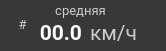
     <widget class="QFrame" name="f_avg_speed">
      <property name="geometry">
       <rect>
        <x>20</x>
        <y>200</y>
        <width>166</width>
        <height>51</height>
       </rect>
      </property>
      <property name="minimumSize">
       <size>
        <width>166</width>
        <height>51</height>
       </size>
      </property>
      <property name="maximumSize">
       <size>
        <width>166</width>
        <height>51</height>
       </size>
      </property>
      <property name="styleSheet">
       <string notr="true">background-color: #383838;
border-radius: 20px;</string>
      </property>
      <property name="frameShape">
       <enum>QFrame::StyledPanel</enum>
      </property>
      <property name="frameShadow">
       <enum>QFrame::Raised</enum>
      </property>
      <widget class="QLabel" name="stat_avg_speed">
       <property name="geometry">
        <rect>
         <x>40</x>
         <y>20</y>
         <width>42</width>
         <height>25</height>
        </rect>
       </property>
       <property name="minimumSize">
        <size>
         <width>42</width>
         <height>25</height>
        </size>
       </property>
       <property name="maximumSize">
        <size>
         <width>42</width>
         <height>25</height>
        </size>
       </property>
       <property name="palette">
        <palette>
         <active>
          <colorrole role="WindowText">
           <brush brushstyle="SolidPattern">
            <color alpha="255">
             <red>255</red>
             <green>255</green>
             <blue>255</blue>
            </color>
           </brush>
          </colorrole>
          <colorrole role="Button">
           <brush brushstyle="SolidPattern">
            <color alpha="255">
             <red>56</red>
             <green>56</green>
             <blue>56</blue>
            </color>
           </brush>
          </colorrole>
          <colorrole role="Text">
           <brush brushstyle="SolidPattern">
            <color alpha="255">
             <red>255</red>
             <green>255</green>
             <blue>255</blue>
            </color>
           </brush>
          </colorrole>
          <colorrole role="ButtonText">
           <brush brushstyle="SolidPattern">
            <color alpha="255">
             <red>255</red>
             <green>255</green>
             <blue>255</blue>
            </color>
           </brush>
          </colorrole>
          <colorrole role="Base">
           <brush brushstyle="SolidPattern">
            <color alpha="255">
             <red>56</red>
             <green>56</green>
             <blue>56</blue>
            </color>
           </brush>
          </colorrole>
          <colorrole role="Window">
           <brush brushstyle="SolidPattern">
            <color alpha="255">
             <red>56</red>
             <green>56</green>
             <blue>56</blue>
            </color>
           </brush>
          </colorrole>
         </active>
         <inactive>
          <colorrole role="WindowText">
           <brush brushstyle="SolidPattern">
            <color alpha="255">
             <red>255</red>
             <green>255</green>
             <blue>255</blue>
            </color>
           </brush>
          </colorrole>
          <colorrole role="Button">
           <brush brushstyle="SolidPattern">
            <color alpha="255">
             <red>56</red>
             <green>56</green>
             <blue>56</blue>
            </color>
           </brush>
          </colorrole>
          <colorrole role="Text">
           <brush brushstyle="SolidPattern">
            <color alpha="255">
             <red>255</red>
             <green>255</green>
             <blue>255</blue>
            </color>
           </brush>
          </colorrole>
          <colorrole role="ButtonText">
           <brush brushstyle="SolidPattern">
            <color alpha="255">
             <red>255</red>
             <green>255</green>
             <blue>255</blue>
            </color>
           </brush>
          </colorrole>
          <colorrole role="Base">
           <brush brushstyle="SolidPattern">
            <color alpha="255">
             <red>56</red>
             <green>56</green>
             <blue>56</blue>
            </color>
           </brush>
          </colorrole>
          <colorrole role="Window">
           <brush brushstyle="SolidPattern">
            <color alpha="255">
             <red>56</red>
             <green>56</green>
             <blue>56</blue>
            </color>
           </brush>
          </colorrole>
         </inactive>
         <disabled>
          <colorrole role="WindowText">
           <brush brushstyle="SolidPattern">
            <color alpha="255">
             <red>255</red>
             <green>255</green>
             <blue>255</blue>
            </color>
           </brush>
          </colorrole>
          <colorrole role="Button">
           <brush brushstyle="SolidPattern">
            <color alpha="255">
             <red>56</red>
             <green>56</green>
             <blue>56</blue>
            </color>
           </brush>
          </colorrole>
          <colorrole role="Text">
           <brush brushstyle="SolidPattern">
            <color alpha="255">
             <red>255</red>
             <green>255</green>
             <blue>255</blue>
            </color>
           </brush>
          </colorrole>
          <colorrole role="ButtonText">
           <brush brushstyle="SolidPattern">
            <color alpha="255">
             <red>255</red>
             <green>255</green>
             <blue>255</blue>
            </color>
           </brush>
          </colorrole>
          <colorrole role="Base">
           <brush brushstyle="SolidPattern">
            <color alpha="255">
             <red>56</red>
             <green>56</green>
             <blue>56</blue>
            </color>
           </brush>
          </colorrole>
          <colorrole role="Window">
           <brush brushstyle="SolidPattern">
            <color alpha="255">
             <red>56</red>
             <green>56</green>
             <blue>56</blue>
            </color>
           </brush>
          </colorrole>
         </disabled>
        </palette>
       </property>
       <property name="font">
        <font>
         <family>Roboto</family>
         <pointsize>16</pointsize>
         <weight>75</weight>
         <bold>true</bold>
        </font>
       </property>
       <property name="styleSheet">
        <string notr="true">color: rgb(255, 255, 255);</string>
       </property>
       <property name="text">
        <string>00.0</string>
       </property>
       <property name="alignment">
        <set>Qt::AlignRight|Qt::AlignTrailing|Qt::AlignVCenter</set>
       </property>
      </widget>
      <widget class="QLabel" name="stat_avg_speed_icon">
       <property name="geometry">
        <rect>
         <x>10</x>
         <y>12</y>
         <width>25</width>
         <height>25</height>
        </rect>
       </property>
       <property name="palette">
        <palette>
         <active>
          <colorrole role="WindowText">
           <brush brushstyle="SolidPattern">
            <color alpha="255">
             <red>204</red>
             <green>204</green>
             <blue>204</blue>
            </color>
           </brush>
          </colorrole>
          <colorrole role="Button">
           <brush brushstyle="SolidPattern">
            <color alpha="255">
             <red>56</red>
             <green>56</green>
             <blue>56</blue>
            </color>
           </brush>
          </colorrole>
          <colorrole role="Text">
           <brush brushstyle="SolidPattern">
            <color alpha="255">
             <red>204</red>
             <green>204</green>
             <blue>204</blue>
            </color>
           </brush>
          </colorrole>
          <colorrole role="ButtonText">
           <brush brushstyle="SolidPattern">
            <color alpha="255">
             <red>204</red>
             <green>204</green>
             <blue>204</blue>
            </color>
           </brush>
          </colorrole>
          <colorrole role="Base">
           <brush brushstyle="SolidPattern">
            <color alpha="255">
             <red>56</red>
             <green>56</green>
             <blue>56</blue>
            </color>
           </brush>
          </colorrole>
          <colorrole role="Window">
           <brush brushstyle="SolidPattern">
            <color alpha="255">
             <red>56</red>
             <green>56</green>
             <blue>56</blue>
            </color>
           </brush>
          </colorrole>
         </active>
         <inactive>
          <colorrole role="WindowText">
           <brush brushstyle="SolidPattern">
            <color alpha="255">
             <red>204</red>
             <green>204</green>
             <blue>204</blue>
            </color>
           </brush>
          </colorrole>
          <colorrole role="Button">
           <brush brushstyle="SolidPattern">
            <color alpha="255">
             <red>56</red>
             <green>56</green>
             <blue>56</blue>
            </color>
           </brush>
          </colorrole>
          <colorrole role="Text">
           <brush brushstyle="SolidPattern">
            <color alpha="255">
             <red>204</red>
             <green>204</green>
             <blue>204</blue>
            </color>
           </brush>
          </colorrole>
          <colorrole role="ButtonText">
           <brush brushstyle="SolidPattern">
            <color alpha="255">
             <red>204</red>
             <green>204</green>
             <blue>204</blue>
            </color>
           </brush>
          </colorrole>
          <colorrole role="Base">
           <brush brushstyle="SolidPattern">
            <color alpha="255">
             <red>56</red>
             <green>56</green>
             <blue>56</blue>
            </color>
           </brush>
          </colorrole>
          <colorrole role="Window">
           <brush brushstyle="SolidPattern">
            <color alpha="255">
             <red>56</red>
             <green>56</green>
             <blue>56</blue>
            </color>
           </brush>
          </colorrole>
         </inactive>
         <disabled>
          <colorrole role="WindowText">
           <brush brushstyle="SolidPattern">
            <color alpha="255">
             <red>204</red>
             <green>204</green>
             <blue>204</blue>
            </color>
           </brush>
          </colorrole>
          <colorrole role="Button">
           <brush brushstyle="SolidPattern">
            <color alpha="255">
             <red>56</red>
             <green>56</green>
             <blue>56</blue>
            </color>
           </brush>
          </colorrole>
          <colorrole role="Text">
           <brush brushstyle="SolidPattern">
            <color alpha="255">
             <red>204</red>
             <green>204</green>
             <blue>204</blue>
            </color>
           </brush>
          </colorrole>
          <colorrole role="ButtonText">
           <brush brushstyle="SolidPattern">
            <color alpha="255">
             <red>204</red>
             <green>204</green>
             <blue>204</blue>
            </color>
           </brush>
          </colorrole>
          <colorrole role="Base">
           <brush brushstyle="SolidPattern">
            <color alpha="255">
             <red>56</red>
             <green>56</green>
             <blue>56</blue>
            </color>
           </brush>
          </colorrole>
          <colorrole role="Window">
           <brush brushstyle="SolidPattern">
            <color alpha="255">
             <red>56</red>
             <green>56</green>
             <blue>56</blue>
            </color>
           </brush>
          </colorrole>
         </disabled>
        </palette>
       </property>
       <property name="font">
        <font>
         <family>Roboto</family>
         <pointsize>10</pointsize>
        </font>
       </property>
       <property name="styleSheet">
        <string notr="true">color: #CCCCCC;</string>
       </property>
       <property name="text">
        <string>#</string>
       </property>
       <property name="alignment">
        <set>Qt::AlignCenter</set>
       </property>
      </widget>
      <widget class="QLabel" name="stat_avg_speed_unit">
       <property name="geometry">
        <rect>
         <x>90</x>
         <y>20</y>
         <width>70</width>
         <height>25</height>
        </rect>
       </property>
       <property name="minimumSize">
        <size>
         <width>70</width>
         <height>0</height>
        </size>
       </property>
       <property name="maximumSize">
        <size>
         <width>70</width>
         <height>16777215</height>
        </size>
       </property>
       <property name="palette">
        <palette>
         <active>
          <colorrole role="WindowText">
           <brush brushstyle="SolidPattern">
            <color alpha="255">
             <red>204</red>
             <green>204</green>
             <blue>204</blue>
            </color>
           </brush>
          </colorrole>
          <colorrole role="Button">
           <brush brushstyle="SolidPattern">
            <color alpha="255">
             <red>56</red>
             <green>56</green>
             <blue>56</blue>
            </color>
           </brush>
          </colorrole>
          <colorrole role="Text">
           <brush brushstyle="SolidPattern">
            <color alpha="255">
             <red>204</red>
             <green>204</green>
             <blue>204</blue>
            </color>
           </brush>
          </colorrole>
          <colorrole role="ButtonText">
           <brush brushstyle="SolidPattern">
            <color alpha="255">
             <red>204</red>
             <green>204</green>
             <blue>204</blue>
            </color>
           </brush>
          </colorrole>
          <colorrole role="Base">
           <brush brushstyle="SolidPattern">
            <color alpha="255">
             <red>56</red>
             <green>56</green>
             <blue>56</blue>
            </color>
           </brush>
          </colorrole>
          <colorrole role="Window">
           <brush brushstyle="SolidPattern">
            <color alpha="255">
             <red>56</red>
             <green>56</green>
             <blue>56</blue>
            </color>
           </brush>
          </colorrole>
         </active>
         <inactive>
          <colorrole role="WindowText">
           <brush brushstyle="SolidPattern">
            <color alpha="255">
             <red>204</red>
             <green>204</green>
             <blue>204</blue>
            </color>
           </brush>
          </colorrole>
          <colorrole role="Button">
           <brush brushstyle="SolidPattern">
            <color alpha="255">
             <red>56</red>
             <green>56</green>
             <blue>56</blue>
            </color>
           </brush>
          </colorrole>
          <colorrole role="Text">
           <brush brushstyle="SolidPattern">
            <color alpha="255">
             <red>204</red>
             <green>204</green>
             <blue>204</blue>
            </color>
           </brush>
          </colorrole>
          <colorrole role="ButtonText">
           <brush brushstyle="SolidPattern">
            <color alpha="255">
             <red>204</red>
             <green>204</green>
             <blue>204</blue>
            </color>
           </brush>
          </colorrole>
          <colorrole role="Base">
           <brush brushstyle="SolidPattern">
            <color alpha="255">
             <red>56</red>
             <green>56</green>
             <blue>56</blue>
            </color>
           </brush>
          </colorrole>
          <colorrole role="Window">
           <brush brushstyle="SolidPattern">
            <color alpha="255">
             <red>56</red>
             <green>56</green>
             <blue>56</blue>
            </color>
           </brush>
          </colorrole>
         </inactive>
         <disabled>
          <colorrole role="WindowText">
           <brush brushstyle="SolidPattern">
            <color alpha="255">
             <red>204</red>
             <green>204</green>
             <blue>204</blue>
            </color>
           </brush>
          </colorrole>
          <colorrole role="Button">
           <brush brushstyle="SolidPattern">
            <color alpha="255">
             <red>56</red>
             <green>56</green>
             <blue>56</blue>
            </color>
           </brush>
          </colorrole>
          <colorrole role="Text">
           <brush brushstyle="SolidPattern">
            <color alpha="255">
             <red>204</red>
             <green>204</green>
             <blue>204</blue>
            </color>
           </brush>
          </colorrole>
          <colorrole role="ButtonText">
           <brush brushstyle="SolidPattern">
            <color alpha="255">
             <red>204</red>
             <green>204</green>
             <blue>204</blue>
            </color>
           </brush>
          </colorrole>
          <colorrole role="Base">
           <brush brushstyle="SolidPattern">
            <color alpha="255">
             <red>56</red>
             <green>56</green>
             <blue>56</blue>
            </color>
           </brush>
          </colorrole>
          <colorrole role="Window">
           <brush brushstyle="SolidPattern">
            <color alpha="255">
             <red>56</red>
             <green>56</green>
             <blue>56</blue>
            </color>
           </brush>
          </colorrole>
         </disabled>
        </palette>
       </property>
       <property name="font">
        <font>
         <family>Roboto</family>
         <pointsize>16</pointsize>
        </font>
       </property>
       <property name="styleSheet">
        <string notr="true">color: #CCCCCC;</string>
       </property>
       <property name="text">
        <string>км/ч</string>
       </property>
       <property name="alignment">
        <set>Qt::AlignLeading|Qt::AlignLeft|Qt::AlignVCenter</set>
       </property>
      </widget>
      <widget class="QLabel" name="stat_avg_speed_text">
       <property name="geometry">
        <rect>
         <x>50</x>
         <y>0</y>
         <width>61</width>
         <height>20</height>
        </rect>
       </property>
       <property name="minimumSize">
        <size>
         <width>61</width>
         <height>0</height>
        </size>
       </property>
       <property name="maximumSize">
        <size>
         <width>61</width>
         <height>16777215</height>
        </size>
       </property>
       <property name="palette">
        <palette>
         <active>
          <colorrole role="WindowText">
           <brush brushstyle="SolidPattern">
            <color alpha="255">
             <red>204</red>
             <green>204</green>
             <blue>204</blue>
            </color>
           </brush>
          </colorrole>
          <colorrole role="Button">
           <brush brushstyle="SolidPattern">
            <color alpha="255">
             <red>56</red>
             <green>56</green>
             <blue>56</blue>
            </color>
           </brush>
          </colorrole>
          <colorrole role="Text">
           <brush brushstyle="SolidPattern">
            <color alpha="255">
             <red>204</red>
             <green>204</green>
             <blue>204</blue>
            </color>
           </brush>
          </colorrole>
          <colorrole role="ButtonText">
           <brush brushstyle="SolidPattern">
            <color alpha="255">
             <red>204</red>
             <green>204</green>
             <blue>204</blue>
            </color>
           </brush>
          </colorrole>
          <colorrole role="Base">
           <brush brushstyle="SolidPattern">
            <color alpha="255">
             <red>56</red>
             <green>56</green>
             <blue>56</blue>
            </color>
           </brush>
          </colorrole>
          <colorrole role="Window">
           <brush brushstyle="SolidPattern">
            <color alpha="255">
             <red>56</red>
             <green>56</green>
             <blue>56</blue>
            </color>
           </brush>
          </colorrole>
         </active>
         <inactive>
          <colorrole role="WindowText">
           <brush brushstyle="SolidPattern">
            <color alpha="255">
             <red>204</red>
             <green>204</green>
             <blue>204</blue>
            </color>
           </brush>
          </colorrole>
          <colorrole role="Button">
           <brush brushstyle="SolidPattern">
            <color alpha="255">
             <red>56</red>
             <green>56</green>
             <blue>56</blue>
            </color>
           </brush>
          </colorrole>
          <colorrole role="Text">
           <brush brushstyle="SolidPattern">
            <color alpha="255">
             <red>204</red>
             <green>204</green>
             <blue>204</blue>
            </color>
           </brush>
          </colorrole>
          <colorrole role="ButtonText">
           <brush brushstyle="SolidPattern">
            <color alpha="255">
             <red>204</red>
             <green>204</green>
             <blue>204</blue>
            </color>
           </brush>
          </colorrole>
          <colorrole role="Base">
           <brush brushstyle="SolidPattern">
            <color alpha="255">
             <red>56</red>
             <green>56</green>
             <blue>56</blue>
            </color>
           </brush>
          </colorrole>
          <colorrole role="Window">
           <brush brushstyle="SolidPattern">
            <color alpha="255">
             <red>56</red>
             <green>56</green>
             <blue>56</blue>
            </color>
           </brush>
          </colorrole>
         </inactive>
         <disabled>
          <colorrole role="WindowText">
           <brush brushstyle="SolidPattern">
            <color alpha="255">
             <red>204</red>
             <green>204</green>
             <blue>204</blue>
            </color>
           </brush>
          </colorrole>
          <colorrole role="Button">
           <brush brushstyle="SolidPattern">
            <color alpha="255">
             <red>56</red>
             <green>56</green>
             <blue>56</blue>
            </color>
           </brush>
          </colorrole>
          <colorrole role="Text">
           <brush brushstyle="SolidPattern">
            <color alpha="255">
             <red>204</red>
             <green>204</green>
             <blue>204</blue>
            </color>
           </brush>
          </colorrole>
          <colorrole role="ButtonText">
           <brush brushstyle="SolidPattern">
            <color alpha="255">
             <red>204</red>
             <green>204</green>
             <blue>204</blue>
            </color>
           </brush>
          </colorrole>
          <colorrole role="Base">
           <brush brushstyle="SolidPattern">
            <color alpha="255">
             <red>56</red>
             <green>56</green>
             <blue>56</blue>
            </color>
           </brush>
          </colorrole>
          <colorrole role="Window">
           <brush brushstyle="SolidPattern">
            <color alpha="255">
             <red>56</red>
             <green>56</green>
             <blue>56</blue>
            </color>
           </brush>
          </colorrole>
         </disabled>
        </palette>
       </property>
       <property name="font">
        <font>
         <family>Roboto</family>
         <pointsize>10</pointsize>
        </font>
       </property>
       <property name="styleSheet">
        <string notr="true">color: #CCCCCC;</string>
       </property>
       <property name="text">
        <string>средняя</string>
       </property>
       <property name="alignment">
        <set>Qt::AlignCenter</set>
       </property>
      </widget>
     </widget>
